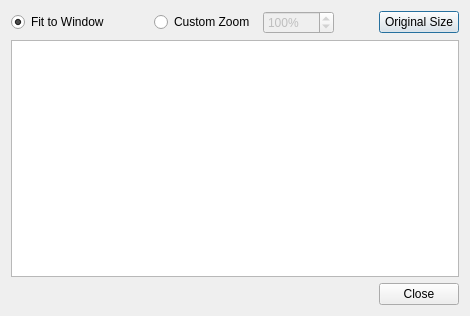
<?xml version="1.0" encoding="UTF-8"?>
<ui version="4.0">
 <class>imagedialog</class>
 <widget class="QDialog" name="imagedialog">
  <property name="geometry">
   <rect>
    <x>0</x>
    <y>0</y>
    <width>470</width>
    <height>316</height>
   </rect>
  </property>
  <property name="windowTitle">
   <string>Dialog</string>
  </property>
  <layout class="QGridLayout" name="gridLayout">
   <item row="0" column="0" colspan="2">
    <layout class="QHBoxLayout">
     <property name="spacing">
      <number>8</number>
     </property>
     <item>
      <widget class="QRadioButton" name="fitToWindowRadiobutton">
       <property name="text">
        <string>Fit to Window</string>
       </property>
       <property name="checked">
        <bool>true</bool>
       </property>
      </widget>
     </item>
     <item>
      <spacer>
       <property name="orientation">
        <enum>Qt::Horizontal</enum>
       </property>
       <property name="sizeHint" stdset="0">
        <size>
         <width>40</width>
         <height>20</height>
        </size>
       </property>
      </spacer>
     </item>
     <item>
      <widget class="QRadioButton" name="zoomRadiobutton">
       <property name="text">
        <string>Custom Zoom</string>
       </property>
      </widget>
     </item>
     <item>
      <widget class="QSpinBox" name="zoomSpinbox">
       <property name="enabled">
        <bool>false</bool>
       </property>
       <property name="toolTip">
        <string>Current zoom level</string>
       </property>
       <property name="suffix">
        <string>%</string>
       </property>
       <property name="minimum">
        <number>1</number>
       </property>
       <property name="maximum">
        <number>60000</number>
       </property>
       <property name="value">
        <number>100</number>
       </property>
      </widget>
     </item>
     <item>
      <spacer>
       <property name="orientation">
        <enum>Qt::Horizontal</enum>
       </property>
       <property name="sizeHint" stdset="0">
        <size>
         <width>40</width>
         <height>20</height>
        </size>
       </property>
      </spacer>
     </item>
     <item>
      <widget class="QPushButton" name="showOriginalSizeButton">
       <property name="toolTip">
        <string>Set zoom to 100%</string>
       </property>
       <property name="text">
        <string>Original Size</string>
       </property>
      </widget>
     </item>
    </layout>
   </item>
   <item row="1" column="0" colspan="2">
    <widget class="IView" name="pView"/>
   </item>
   <item row="2" column="0">
    <spacer name="horizontalSpacer">
     <property name="orientation">
      <enum>Qt::Horizontal</enum>
     </property>
     <property name="sizeHint" stdset="0">
      <size>
       <width>387</width>
       <height>20</height>
      </size>
     </property>
    </spacer>
   </item>
   <item row="2" column="1">
    <widget class="QPushButton" name="pushButton">
     <property name="text">
      <string>Close</string>
     </property>
    </widget>
   </item>
  </layout>
 </widget>
 <customwidgets>
  <customwidget>
   <class>IView</class>
   <extends>QGraphicsView</extends>
   <header>iview.h</header>
  </customwidget>
 </customwidgets>
 <resources/>
 <connections>
  <connection>
   <sender>pushButton</sender>
   <signal>clicked()</signal>
   <receiver>imagedialog</receiver>
   <slot>close()</slot>
   <hints>
    <hint type="sourcelabel">
     <x>518</x>
     <y>499</y>
    </hint>
    <hint type="destinationlabel">
     <x>440</x>
     <y>508</y>
    </hint>
   </hints>
  </connection>
 </connections>
</ui>
